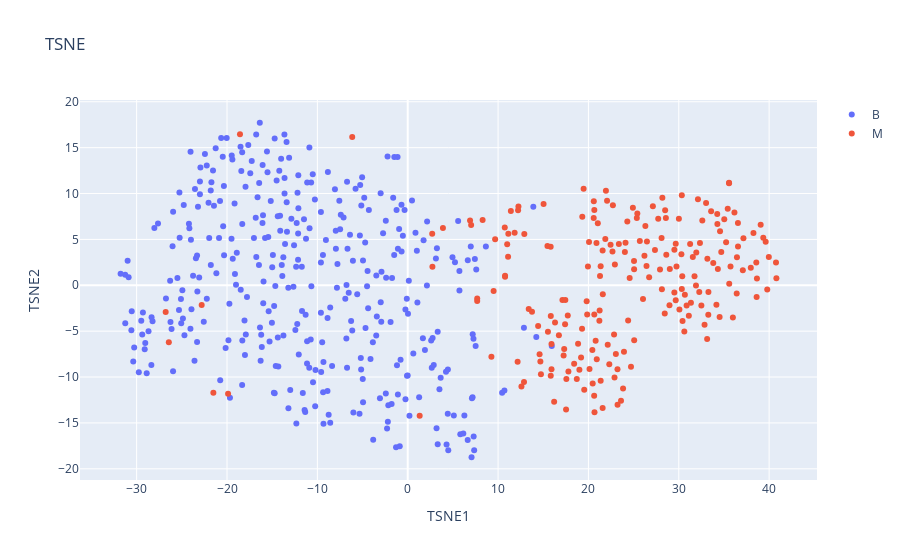

The code cell stored with this chart in its notebook:
### Code cell
#tsne2 plot

fig = go.Figure()

for diag in ['B', 'M']:
    tsne_df_diag = tsne_df[tsne_df['diagnosis'] == diag]
    fig.add_trace(go.Scatter(x=tsne_df_diag['TSNE1'], y=tsne_df_diag['TSNE2'], mode='markers', name=diag))

fig.update_layout(title='TSNE', xaxis_title='TSNE1', yaxis_title='TSNE2')

fig.show()

### Figure 1 — Plotly figure (JSON) as saved in the notebook; plotly's stock layout.template omitted (floating-point values rounded to 4 significant figures; data arrays with more than 128 entries replaced by an {"elided": "..."} marker saying what was removed)
{"data": [{"mode": "markers", "name": "B", "type": "scatter", "x": {"elided": "357 float values"}, "y": {"elided": "357 float values"}}, {"mode": "markers", "name": "M", "type": "scatter", "x": {"elided": "212 float values"}, "y": {"elided": "212 float values"}}], "layout": {"title": {"text": "TSNE"}, "xaxis": {"title": {"text": "TSNE1"}}, "yaxis": {"title": {"text": "TSNE2"}}}}
